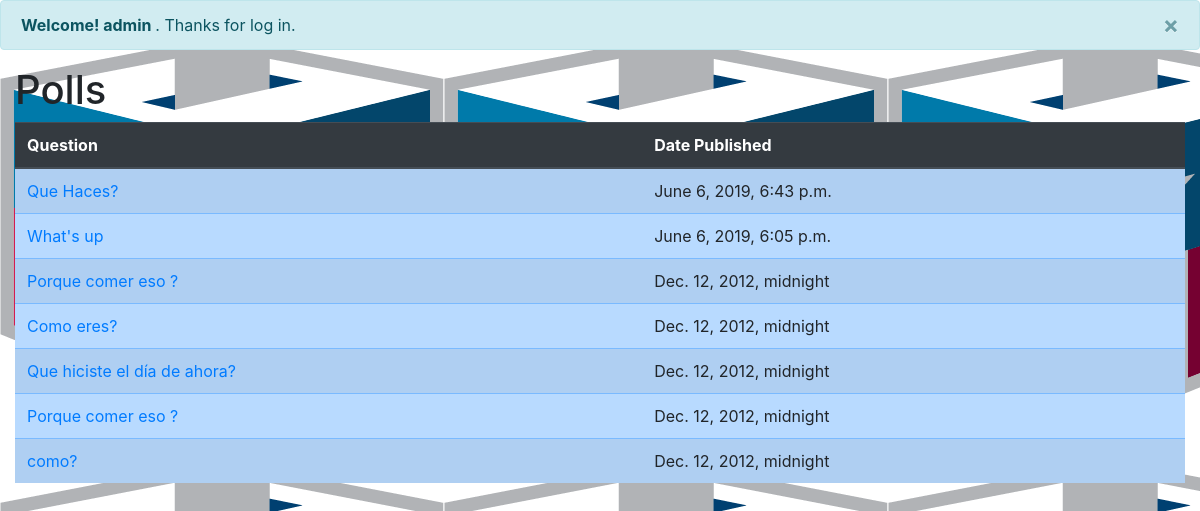
The app's page /polls/ (signed in), older data.
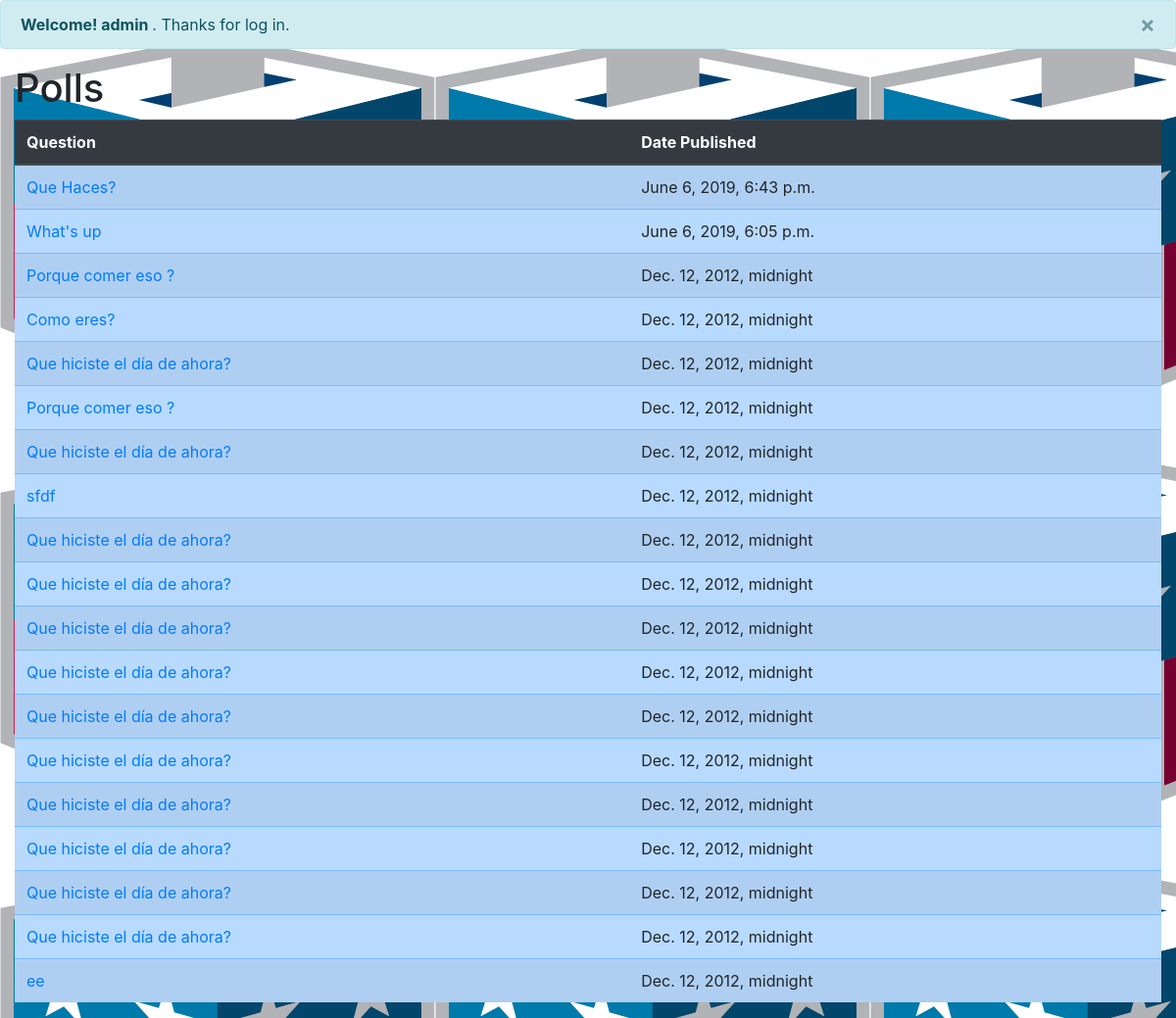
The same page, newer data.
### polls/models.py (models this page shows, shortened)
class Question(models.Model):
    question_text = models.CharField("Question", max_length=200, unique=True)
    pub_date = models.DateTimeField("Date Published")
    def was_published_recently(self):
        now = timezone.now()
        return now - timedelta(days=1) <= self.pub_date <= now
    was_published_recently.admin_order_field = "pub_date"
    was_published_recently.boolean = True
    was_published_recently.short_description = "Published recently?"

### polls/views.py (the view)
# urls.py: path("", views.IndexView.as_view(), name="index"),
class IndexView(ListView):
    template_name = "polls/index.html"
    context_object_name = "latest_question_list"
    def get_queryset(self):
        return Question.objects.filter(pub_date__lte=timezone.now()).order_by(
            "-pub_date"
        )

### polls/templates/polls/index.html (shortened to what this page needs)
{% load static %}
<head>
    <link rel="stylesheet" type="text/css" href="{% static 'polls/style.css' %}">
    <link rel="stylesheet" href="https://maxcdn.bootstrapcdn.com/bootstrap/4.3.1/css/bootstrap.min.css">
</head>
<body>
    {% if user.is_authenticated %}
        <div class="alert alert-info alert-dismissible fade show">
            <button type="button" class="close" data-dismiss="alert">&times;</button>
            <strong>Welcome! {{ user.username }} </strong>. Thanks for log in.
        </div>
        <div class="container-fluid">
            <h1> Polls </h1>
            <table class="table table-primary table-striped">
                <thead class="thead-dark">
                    <tr>
                        <th> Question </th>
                        <th> Date Published </th>
                    </tr>
                </thead>
                <tbody>
                {% if latest_question_list %}
                        {% for question in latest_question_list %}
                        <tr>
                            <td><a href="{% url 'polls:detail' question.id %}">{{ question.question_text }}</a>
                            </td>
                            <td>{{ question.pub_date }}</td>
                        </tr>
                        {% endfor %}
                {% else %}
                    <p>No polls are available. </p>
                {% endif %}
                </tbody>
            </table>
        </div>
    {% else %}
        <div class="alert alert-info alert-dismissible fade show">
            <button type="button" class="close" data-dismiss="alert">&times;</button>
            <strong>Welcome new user! </strong>. Please <a href="{% url 'polls:login' %}">log in. </a>
        </div>
    {% endif %}
</body>

### polls/static/polls/style.css (style rules this page uses)
body { background: white url("images/background.png"); }

Row changes from the older to the newer data that the page shows:
removed Question: question_text "como?", pub_date "Dec. 12, 2012, midnight"
added Question: question_text "Que hiciste el día de ahora?", pub_date "Dec. 12, 2012, midnight"
added Question: question_text "sfdf", pub_date "Dec. 12, 2012, midnight"
added Question: question_text "Que hiciste el día de ahora?", pub_date "Dec. 12, 2012, midnight"
added Question: question_text "Que hiciste el día de ahora?", pub_date "Dec. 12, 2012, midnight"
added Question: question_text "Que hiciste el día de ahora?", pub_date "Dec. 12, 2012, midnight"
added Question: question_text "Que hiciste el día de ahora?", pub_date "Dec. 12, 2012, midnight"
added Question: question_text "Que hiciste el día de ahora?", pub_date "Dec. 12, 2012, midnight"
added Question: question_text "Que hiciste el día de ahora?", pub_date "Dec. 12, 2012, midnight"
added Question: question_text "Que hiciste el día de ahora?", pub_date "Dec. 12, 2012, midnight"
added Question: question_text "Que hiciste el día de ahora?", pub_date "Dec. 12, 2012, midnight"
added Question: question_text "Que hiciste el día de ahora?", pub_date "Dec. 12, 2012, midnight"
added Question: question_text "Que hiciste el día de ahora?", pub_date "Dec. 12, 2012, midnight"
added Question: question_text "ee", pub_date "Dec. 12, 2012, midnight"
